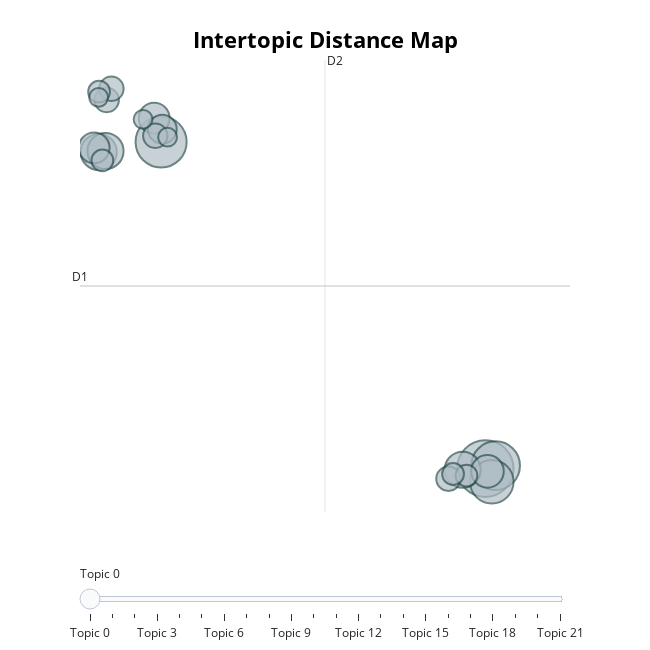

Notebook code cell kept with this figure:
### Code cell
# run this cell to visualize the topics
topic_model.visualize_topics()

### Figure 1 — Plotly figure (JSON) as saved in the notebook; plotly's stock layout.template omitted (floating-point values rounded to 4 significant figures)
{"data": [{"customdata": [[0, "world | people | new | years | america", 27], [1, "states | government | united | congress | public", 22], [2, "america | americans | people | american | tonight", 20], [3, "america | new | people | americans | american", 16], [4, "government | work | public | congress | great", 11], [5, "world | nations | soviet | peace | economic", 11], [6, "states | united | government | mexico | public", 11], [7, "government | states | world | united | great", 9], [8, "government | states | law | united | gold", 8], [9, "states | congress | government | united | year", 8], [10, "government | states | public | united | country", 7], [11, "national | federal | reduction | public | ought", 5], [12, "provision | united | public | proper | states", 5], [13, "government | states | united | congress | year", 5], [14, "bank | public | states | country | government", 5], [15, "world | economic | program | federal | nations", 4], [16, "great | states | war | public | power", 4], [17, "war | shall | government | congress | present", 4], [18, "states | government | united | constitution | congress", 4], [19, "states | congress | united | government | year", 3], [20, "states | constitution | government | war | congress", 3], [21, "states | united | great | vessels | powers", 3]], "hovertemplate": "<b>Topic %{customdata[0]}</b><br>%{customdata[1]}<br>Size: %{customdata[2]}", "legendgroup": "", "marker": {"color": "#B0BEC5", "line": {"color": "DarkSlateGrey", "width": 2}, "size": [27, 22, 20, 16, 11, 11, 11, 9, 8, 8, 7, 5, 5, 5, 5, 4, 4, 4, 4, 3, 3, 3], "sizemode": "area", "sizeref": 0.01688, "symbol": "circle"}, "mode": "markers", "name": "", "orientation": "v", "showlegend": false, "type": "scatter", "x": [21.27, 7.075, 21.73, 21.56, 4.343, 20.28, 4.64, 21.37, 6.771, 4.144, 7.128, 19.66, 4.691, 4.899, 6.82, 20.45, 4.503, 19.86, 4.359, 7.358, 4.339, 6.286], "xaxis": "x", "y": [-10.26, 7.531, -10.1, -10.98, 6.984, -10.32, 7.036, -10.41, 8.827, 7.21, 8.225, -10.81, 9.818, 10.43, 7.87, -10.64, 6.527, -10.56, 10.27, 7.792, 9.962, 8.762], "yaxis": "y"}], "layout": {"annotations": [{"showarrow": false, "text": "D1", "x": 3.523, "y": -0.3143, "yshift": 10}, {"showarrow": false, "text": "D2", "x": 14.25, "xshift": 10, "y": 12.0}], "height": 650, "hoverlabel": {"bgcolor": "white", "font": {"family": "Rockwell", "size": 16}}, "legend": {"itemsizing": "constant", "tracegroupgap": 0}, "margin": {"t": 60}, "shapes": [{"line": {"color": "#CFD8DC", "width": 2}, "type": "line", "x0": 14.25, "x1": 14.25, "y0": -12.62, "y1": 12.0}, {"line": {"color": "#9E9E9E", "width": 2}, "type": "line", "x0": 3.523, "x1": 24.98, "y0": -0.3143, "y1": -0.3143}], "sliders": [{"active": 0, "pad": {"t": 50}, "steps": [{"args": [{"marker.color": [["red", "#B0BEC5", "#B0BEC5", "#B0BEC5", "#B0BEC5", "#B0BEC5", "#B0BEC5", "#B0BEC5", "#B0BEC5", "#B0BEC5", "#B0BEC5", "#B0BEC5", "#B0BEC5", "#B0BEC5", "#B0BEC5", "#B0BEC5", "#B0BEC5", "#B0BEC5", "#B0BEC5", "#B0BEC5", "#B0BEC5", "#B0BEC5"]]}], "label": "Topic 0", "method": "update"}, {"args": [{"marker.color": [["#B0BEC5", "red", "#B0BEC5", "#B0BEC5", "#B0BEC5", "#B0BEC5", "#B0BEC5", "#B0BEC5", "#B0BEC5", "#B0BEC5", "#B0BEC5", "#B0BEC5", "#B0BEC5", "#B0BEC5", "#B0BEC5", "#B0BEC5", "#B0BEC5", "#B0BEC5", "#B0BEC5", "#B0BEC5", "#B0BEC5", "#B0BEC5"]]}], "label": "Topic 1", "method": "update"}, {"args": [{"marker.color": [["#B0BEC5", "#B0BEC5", "red", "#B0BEC5", "#B0BEC5", "#B0BEC5", "#B0BEC5", "#B0BEC5", "#B0BEC5", "#B0BEC5", "#B0BEC5", "#B0BEC5", "#B0BEC5", "#B0BEC5", "#B0BEC5", "#B0BEC5", "#B0BEC5", "#B0BEC5", "#B0BEC5", "#B0BEC5", "#B0BEC5", "#B0BEC5"]]}], "label": "Topic 2", "method": "update"}, {"args": [{"marker.color": [["#B0BEC5", "#B0BEC5", "#B0BEC5", "red", "#B0BEC5", "#B0BEC5", "#B0BEC5", "#B0BEC5", "#B0BEC5", "#B0BEC5", "#B0BEC5", "#B0BEC5", "#B0BEC5", "#B0BEC5", "#B0BEC5", "#B0BEC5", "#B0BEC5", "#B0BEC5", "#B0BEC5", "#B0BEC5", "#B0BEC5", "#B0BEC5"]]}], "label": "Topic 3", "method": "update"}, {"args": [{"marker.color": [["#B0BEC5", "#B0BEC5", "#B0BEC5", "#B0BEC5", "red", "#B0BEC5", "#B0BEC5", "#B0BEC5", "#B0BEC5", "#B0BEC5", "#B0BEC5", "#B0BEC5", "#B0BEC5", "#B0BEC5", "#B0BEC5", "#B0BEC5", "#B0BEC5", "#B0BEC5", "#B0BEC5", "#B0BEC5", "#B0BEC5", "#B0BEC5"]]}], "label": "Topic 4", "method": "update"}, {"args": [{"marker.color": [["#B0BEC5", "#B0BEC5", "#B0BEC5", "#B0BEC5", "#B0BEC5", "red", "#B0BEC5", "#B0BEC5", "#B0BEC5", "#B0BEC5", "#B0BEC5", "#B0BEC5", "#B0BEC5", "#B0BEC5", "#B0BEC5", "#B0BEC5", "#B0BEC5", "#B0BEC5", "#B0BEC5", "#B0BEC5", "#B0BEC5", "#B0BEC5"]]}], "label": "Topic 5", "method": "update"}, {"args": [{"marker.color": [["#B0BEC5", "#B0BEC5", "#B0BEC5", "#B0BEC5", "#B0BEC5", "#B0BEC5", "red", "#B0BEC5", "#B0BEC5", "#B0BEC5", "#B0BEC5", "#B0BEC5", "#B0BEC5", "#B0BEC5", "#B0BEC5", "#B0BEC5", "#B0BEC5", "#B0BEC5", "#B0BEC5", "#B0BEC5", "#B0BEC5", "#B0BEC5"]]}], "label": "Topic 6", "method": "update"}, {"args": [{"marker.color": [["#B0BEC5", "#B0BEC5", "#B0BEC5", "#B0BEC5", "#B0BEC5", "#B0BEC5", "#B0BEC5", "red", "#B0BEC5", "#B0BEC5", "#B0BEC5", "#B0BEC5", "#B0BEC5", "#B0BEC5", "#B0BEC5", "#B0BEC5", "#B0BEC5", "#B0BEC5", "#B0BEC5", "#B0BEC5", "#B0BEC5", "#B0BEC5"]]}], "label": "Topic 7", "method": "update"}, {"args": [{"marker.color": [["#B0BEC5", "#B0BEC5", "#B0BEC5", "#B0BEC5", "#B0BEC5", "#B0BEC5", "#B0BEC5", "#B0BEC5", "red", "#B0BEC5", "#B0BEC5", "#B0BEC5", "#B0BEC5", "#B0BEC5", "#B0BEC5", "#B0BEC5", "#B0BEC5", "#B0BEC5", "#B0BEC5", "#B0BEC5", "#B0BEC5", "#B0BEC5"]]}], "label": "Topic 8", "method": "update"}, {"args": [{"marker.color": [["#B0BEC5", "#B0BEC5", "#B0BEC5", "#B0BEC5", "#B0BEC5", "#B0BEC5", "#B0BEC5", "#B0BEC5", "#B0BEC5", "red", "#B0BEC5", "#B0BEC5", "#B0BEC5", "#B0BEC5", "#B0BEC5", "#B0BEC5", "#B0BEC5", "#B0BEC5", "#B0BEC5", "#B0BEC5", "#B0BEC5", "#B0BEC5"]]}], "label": "Topic 9", "method": "update"}, {"args": [{"marker.color": [["#B0BEC5", "#B0BEC5", "#B0BEC5", "#B0BEC5", "#B0BEC5", "#B0BEC5", "#B0BEC5", "#B0BEC5", "#B0BEC5", "#B0BEC5", "red", "#B0BEC5", "#B0BEC5", "#B0BEC5", "#B0BEC5", "#B0BEC5", "#B0BEC5", "#B0BEC5", "#B0BEC5", "#B0BEC5", "#B0BEC5", "#B0BEC5"]]}], "label": "Topic 10", "method": "update"}, {"args": [{"marker.color": [["#B0BEC5", "#B0BEC5", "#B0BEC5", "#B0BEC5", "#B0BEC5", "#B0BEC5", "#B0BEC5", "#B0BEC5", "#B0BEC5", "#B0BEC5", "#B0BEC5", "red", "#B0BEC5", "#B0BEC5", "#B0BEC5", "#B0BEC5", "#B0BEC5", "#B0BEC5", "#B0BEC5", "#B0BEC5", "#B0BEC5", "#B0BEC5"]]}], "label": "Topic 11", "method": "update"}, {"args": [{"marker.color": [["#B0BEC5", "#B0BEC5", "#B0BEC5", "#B0BEC5", "#B0BEC5", "#B0BEC5", "#B0BEC5", "#B0BEC5", "#B0BEC5", "#B0BEC5", "#B0BEC5", "#B0BEC5", "red", "#B0BEC5", "#B0BEC5", "#B0BEC5", "#B0BEC5", "#B0BEC5", "#B0BEC5", "#B0BEC5", "#B0BEC5", "#B0BEC5"]]}], "label": "Topic 12", "method": "update"}, {"args": [{"marker.color": [["#B0BEC5", "#B0BEC5", "#B0BEC5", "#B0BEC5", "#B0BEC5", "#B0BEC5", "#B0BEC5", "#B0BEC5", "#B0BEC5", "#B0BEC5", "#B0BEC5", "#B0BEC5", "#B0BEC5", "red", "#B0BEC5", "#B0BEC5", "#B0BEC5", "#B0BEC5", "#B0BEC5", "#B0BEC5", "#B0BEC5", "#B0BEC5"]]}], "label": "Topic 13", "method": "update"}, {"args": [{"marker.color": [["#B0BEC5", "#B0BEC5", "#B0BEC5", "#B0BEC5", "#B0BEC5", "#B0BEC5", "#B0BEC5", "#B0BEC5", "#B0BEC5", "#B0BEC5", "#B0BEC5", "#B0BEC5", "#B0BEC5", "#B0BEC5", "red", "#B0BEC5", "#B0BEC5", "#B0BEC5", "#B0BEC5", "#B0BEC5", "#B0BEC5", "#B0BEC5"]]}], "label": "Topic 14", "method": "update"}, {"args": [{"marker.color": [["#B0BEC5", "#B0BEC5", "#B0BEC5", "#B0BEC5", "#B0BEC5", "#B0BEC5", "#B0BEC5", "#B0BEC5", "#B0BEC5", "#B0BEC5", "#B0BEC5", "#B0BEC5", "#B0BEC5", "#B0BEC5", "#B0BEC5", "red", "#B0BEC5", "#B0BEC5", "#B0BEC5", "#B0BEC5", "#B0BEC5", "#B0BEC5"]]}], "label": "Topic 15", "method": "update"}, {"args": [{"marker.color": [["#B0BEC5", "#B0BEC5", "#B0BEC5", "#B0BEC5", "#B0BEC5", "#B0BEC5", "#B0BEC5", "#B0BEC5", "#B0BEC5", "#B0BEC5", "#B0BEC5", "#B0BEC5", "#B0BEC5", "#B0BEC5", "#B0BEC5", "#B0BEC5", "red", "#B0BEC5", "#B0BEC5", "#B0BEC5", "#B0BEC5", "#B0BEC5"]]}], "label": "Topic 16", "method": "update"}, {"args": [{"marker.color": [["#B0BEC5", "#B0BEC5", "#B0BEC5", "#B0BEC5", "#B0BEC5", "#B0BEC5", "#B0BEC5", "#B0BEC5", "#B0BEC5", "#B0BEC5", "#B0BEC5", "#B0BEC5", "#B0BEC5", "#B0BEC5", "#B0BEC5", "#B0BEC5", "#B0BEC5", "red", "#B0BEC5", "#B0BEC5", "#B0BEC5", "#B0BEC5"]]}], "label": "Topic 17", "method": "update"}, {"args": [{"marker.color": [["#B0BEC5", "#B0BEC5", "#B0BEC5", "#B0BEC5", "#B0BEC5", "#B0BEC5", "#B0BEC5", "#B0BEC5", "#B0BEC5", "#B0BEC5", "#B0BEC5", "#B0BEC5", "#B0BEC5", "#B0BEC5", "#B0BEC5", "#B0BEC5", "#B0BEC5", "#B0BEC5", "red", "#B0BEC5", "#B0BEC5", "#B0BEC5"]]}], "label": "Topic 18", "method": "update"}, {"args": [{"marker.color": [["#B0BEC5", "#B0BEC5", "#B0BEC5", "#B0BEC5", "#B0BEC5", "#B0BEC5", "#B0BEC5", "#B0BEC5", "#B0BEC5", "#B0BEC5", "#B0BEC5", "#B0BEC5", "#B0BEC5", "#B0BEC5", "#B0BEC5", "#B0BEC5", "#B0BEC5", "#B0BEC5", "#B0BEC5", "red", "#B0BEC5", "#B0BEC5"]]}], "label": "Topic 19", "method": "update"}, {"args": [{"marker.color": [["#B0BEC5", "#B0BEC5", "#B0BEC5", "#B0BEC5", "#B0BEC5", "#B0BEC5", "#B0BEC5", "#B0BEC5", "#B0BEC5", "#B0BEC5", "#B0BEC5", "#B0BEC5", "#B0BEC5", "#B0BEC5", "#B0BEC5", "#B0BEC5", "#B0BEC5", "#B0BEC5", "#B0BEC5", "#B0BEC5", "red", "#B0BEC5"]]}], "label": "Topic 20", "method": "update"}, {"args": [{"marker.color": [["#B0BEC5", "#B0BEC5", "#B0BEC5", "#B0BEC5", "#B0BEC5", "#B0BEC5", "#B0BEC5", "#B0BEC5", "#B0BEC5", "#B0BEC5", "#B0BEC5", "#B0BEC5", "#B0BEC5", "#B0BEC5", "#B0BEC5", "#B0BEC5", "#B0BEC5", "#B0BEC5", "#B0BEC5", "#B0BEC5", "#B0BEC5", "red"]]}], "label": "Topic 21", "method": "update"}]}], "title": {"font": {"color": "Black", "size": 22}, "text": "<b>Intertopic Distance Map</b>", "x": 0.5, "xanchor": "center", "y": 0.95, "yanchor": "top"}, "width": 650, "xaxis": {"anchor": "y", "domain": [0, 1], "range": [3.523, 24.98], "title": {"text": ""}, "visible": false}, "yaxis": {"anchor": "x", "domain": [0, 1], "range": [-12.62, 12.0], "title": {"text": ""}, "visible": false}}}
